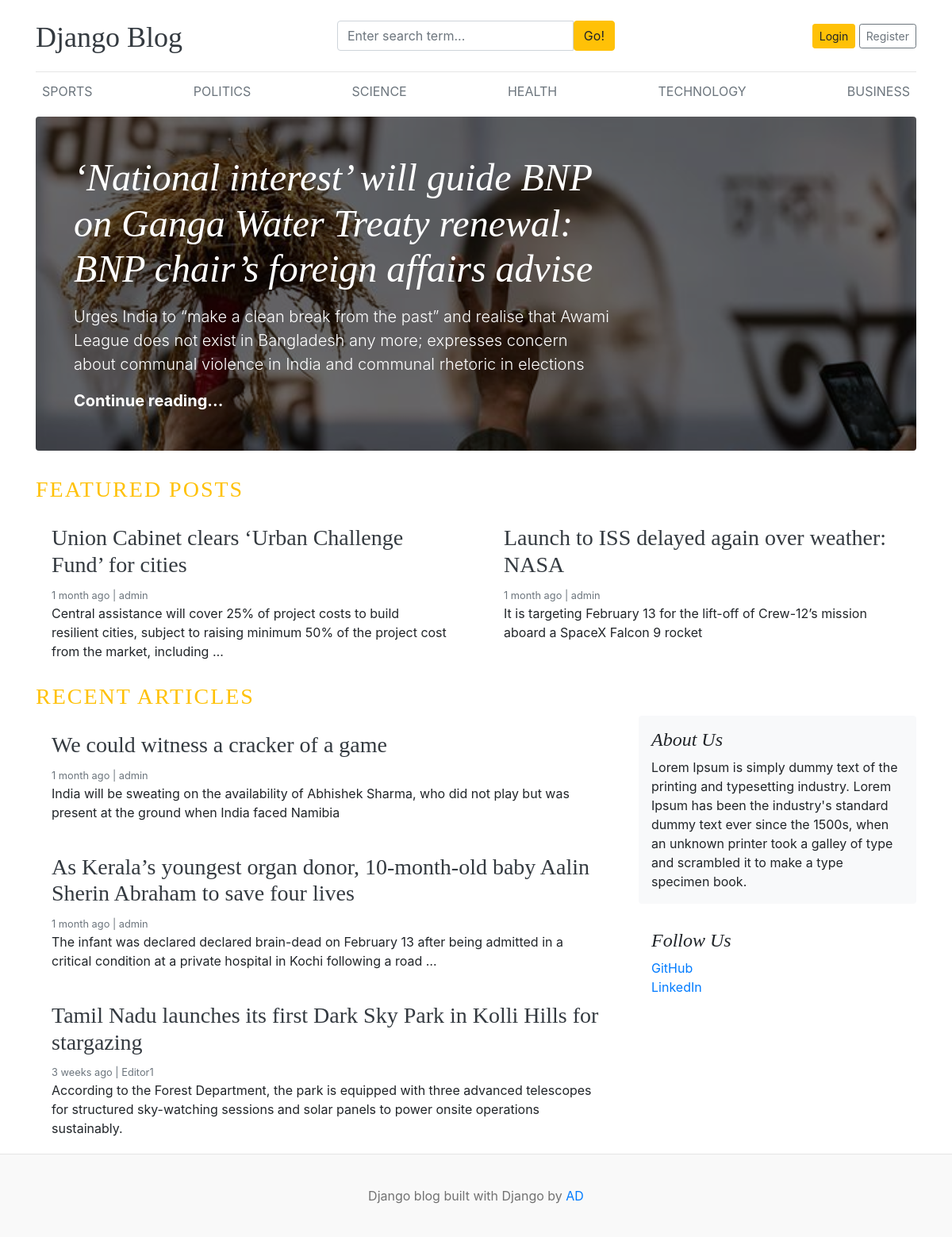
The page / on the database its author committed.
### blogs/models.py (models this page shows, shortened)
class Category(models.Model):
    category_name=models.CharField(max_length=50,unique=True)
    created_at=models.DateTimeField(auto_now_add=True)
    updated_at=models.DateTimeField(auto_now=True)
    class Meta:
        verbose_name_plural='categories'

class Blog(models.Model):
    title=models.CharField(max_length=100)
    slug=models.SlugField(max_length=150,unique=True,blank=True)
    category=models.ForeignKey(Category,on_delete=models.CASCADE)
    author=models.ForeignKey(User,on_delete=models.CASCADE)
    featured_image=models.ImageField(upload_to='uploads/%Y/%m/%d')
    short_description=models.TextField(max_length=500)
    blog_body=models.TextField(max_length=2000)
    status=models.CharField(max_length=20,choices=STATUS_CHOICES,default="Draft")
    is_featured=models.BooleanField(default=False)
    created_at=models.DateTimeField(auto_now_add=True)
    updated_at=models.DateTimeField(auto_now=True)

### assignments/models.py (models this page shows, shortened)
class About(models.Model):
    about_heading=models.CharField(max_length=25)
    about_description=models.TextField(max_length=255)
    created_at=models.DateTimeField(auto_now_add=True)
    updated_at=models.DateTimeField(auto_now=True)
    class Meta:
        verbose_name_plural='About'

class SocialLink(models.Model):
    platform=models.CharField(max_length=25)
    link=models.URLField(max_length=100)
    created_at=models.DateTimeField(auto_now_add=True)
    updated_at=models.DateTimeField(auto_now=True)

### blog/views.py (the view)
# urls.py: 2. Add a URL to urlpatterns:  path('', views.home, name='home')
def home(request):
    featured_posts=Blog.objects.filter(is_featured=True,status='Published').order_by('updated_at')
    posts=Blog.objects.filter(is_featured=False,status='Published')
    try:
        about=About.objects.get()
    except:
        about=None
    context={
        'featured_posts':featured_posts,
        'posts':posts,
        'about':about
    }
    return render(request,'home.html',context)

### blogs/context_processors.py (called while the page is built)
def get_categories(request):
    categories=Category.objects.all()
    return dict(categories=categories)

def get_social_links(request):
    social_links=SocialLink.objects.all()
    return dict(social_links=social_links)

### templates/home.html
{% extends 'base.html' %}
   {% block content %}
{% for post in featured_posts %}
  {% if forloop.first  %}
<div class="jumbotron p-3 p-md-5 text-white rounded bg-dark" style="background-image: url({{post.featured_image.url}});background-blend-mode: overlay;background-size:cover;">
    <div class="col-md-8 px-0">
      <h1 class="display-4 font-italic">{{post.title}}</h1>
      <p class="lead my-3">{{post.short_description }}</p>
      <p class="lead mb-0"><a href={% url 'blogs' post.slug %} class="text-white font-weight-bold">Continue reading...</a></p>
    </div>
  </div>
  {% endif %}
{% endfor %}
  <h3 class =" text-uppercase text-warning" style="letter-spacing: 2px;">Featured Posts</h3>
  <div class="row mb-2">
    {% for post in featured_posts %}
     {% if not forloop.first %}
    <div class="col-md-6">
      <div class="card border-0" >
        <div class="card-body">
          <h3><a href ="{% url 'blogs' post.slug %}" class="text-dark">{{post.title}}</a></h3>
          <small class="mb-1 text-muted">{{post.created_at | timesince}} ago | {{post.author}}</small>
          <p class="card-text">{{post.short_description | truncatewords:25 }}</p>
        </div>
      </div>
    </div>
     {% endif %}
    {% endfor %}
  </div>
   <h3 class =" text-uppercase text-warning" style="letter-spacing: 2px;">Recent Articles</h3>
  <main role="main" class="container p-0">
    <div class="row">
      <div class="col-md-8 blog-main">
        {% for post in posts %}
       <div class="card border-0" >
        <div class="card-body">
          <h3><a href ="{% url 'blogs' post.slug %}" class="text-dark">{{post.title}}</a></h3>
          <small class="mb-1 text-muted">{{post.created_at | timesince}} ago | {{post.author}}</small>
          <p class="card-text">{{post.short_description | truncatewords:25 }}</p>
        </div>
      </div>
        {% endfor %}
      </div>
      <aside class="col-md-4 blog-sidebar">
        <div class="p-3 mb-3 bg-light rounded">
          <h4 class="font-italic">{{about.about_heading}}</h4>
          <p class="mb-0">{{about.about_description}}</p>
        </div>
        {% if social_links %}
        <div class="p-3">
          <h4 class="font-italic">Follow Us</h4>
          <ol class="list-unstyled">
            {% for i in social_links%}
            <li><a href="{{ i.link }}" target="_blank">{{ i.platform }}</a></li>
            {% endfor %}
          </ol>
        </div>
        {% endif %}
      </aside>
    </div>
  </main>
</div>
{% endblock %}

### templates/base.html (shortened to what this page needs)
{% load static %}
<!DOCTYPE html>
<html lang="en">
<head>
    <link href="https://getbootstrap.com/docs/4.0/dist/css/bootstrap.min.css" rel="stylesheet">
    <link href="{% static 'css/blog.css' %}" rel="stylesheet">
    <link rel="stylesheet" href="https://cdnjs.cloudflare.com/ajax/libs/font-awesome/4.7.0/css/font-awesome.min.css">
  </head>
<body>
    <div class="container">
      <header class="blog-header py-3">
        <div class="row flex-nowrap justify-content-between align-items-center">
          <div class="col-4 pt-1">
            <a class="blog-header-logo text-dark" href="/">Django Blog</a>
          </div>
          <div class="col-4 ">
          <form action="{% url 'search' %}" method="GET" >
            <div class="input-group">
                        <input class="form-control" type="text" name="keyword" value="{{ keyword }}" placeholder="Enter search term..." aria-label="Enter search term..." aria-describedby="button-search" />
                        <button type="submit" class="btn btn-warning" id="button-search" type="button">Go!</button>
                    </div>
          </form>
          </div>
          <div class="col-4 d-flex justify-content-end align-items-center">
            {% if not user.is_authenticated  %}
            <a class="btn btn-sm btn-warning" href="{% url 'login' %}">Login</a> &nbsp;
            <a class="btn btn-sm btn-outline-secondary" href="{% url 'register' %}">Register</a>
            {% else %}
            <span><a href='{% url 'dashboard' %}'>Dashboard</a></span>
            &emsp;
            <span><a href="{% url 'logout' %}">Logout</a></span>
            {% endif %}
          </div>
        </div>
      </header>
      <div class="nav-scroller py-1 mb-2">
        <nav class="nav d-flex justify-content-between">
          {% for cat in categories %}
          <a class="p-2 text-muted" href="{% url 'posts_by_category' cat.id %}">{{cat.category_name}}</a>
          {% endfor %}
        </nav>
      </div>
{% block content %}
{% endblock %}
 <footer class="blog-footer">
  <p>Django blog built with Django by <a href="#">AD</a></p>
</footer>
</body>
</html>

### blog/static/css/blog.css (style rules this page uses)
.blog-header { border-bottom: 1px solid #e5e5e5; }
.blog-header-logo { font-family: "Playfair Display", Georgia, "Times New Roman", serif; font-size: 2.25rem; }
h1, h2, h3, h4, h5, h6 { font-family: "Playfair Display", Georgia, "Times New Roman", serif; }
.display-4 { font-size: 2.5rem; }
@media (min-width: 768px) { .display-4 { font-size: 3rem; } }
.blog-footer { padding: 2.5rem 0; color: #727272; text-align: center; background-color: #f9f9f9; border-top: .05rem solid #e5e5e5; }
.blog-footer p:last-child { margin-bottom: 0; }

### rows shown on the page
Category: category_name "SPORTS"
Category: category_name "POLITICS"
Category: category_name "SCIENCE"
Category: category_name "HEALTH"
Category: category_name "TECHNOLOGY"
Category: category_name "BUSINESS"
Blog: featured_image (picture), title "‘National interest’ will guide BNP on Ganga Water Treaty renewal: BNP chair’s foreign affairs advise", short_description "Urges India to “make a clean break from the past” and realise that Awami League does not exist in Bangladesh any more; expresses concern about communal violence in India and communal rhetoric in elections"
Blog: title "Union Cabinet clears ‘Urban Challenge Fund’ for cities", created_at "1 month", author "admin", short_description "Central assistance will cover 25% of project costs to build resilient cities, subject to raising minimum 50% of the project cost from the market, including …"
Blog: title "Launch to ISS delayed again over weather: NASA", created_at "1 month", author "admin", short_description "It is targeting February 13 for the lift-off of Crew-12’s mission aboard a SpaceX Falcon 9 rocket"
Blog: title "We could witness a cracker of a game", created_at "1 month", author "admin", short_description "India will be sweating on the availability of Abhishek Sharma, who did not play but was present at the ground when India faced Namibia"
Blog: title "As Kerala’s youngest organ donor, 10-month-old baby Aalin Sherin Abraham to save four lives", created_at "1 month", author "admin", short_description "The infant was declared declared brain-dead on February 13 after being admitted in a critical condition at a private hospital in Kochi following a road …"
Blog: title "Tamil Nadu launches its first Dark Sky Park in Kolli Hills for stargazing", created_at "3 weeks", author "Editor1", short_description "According to the Forest Department, the park is equipped with three advanced telescopes for structured sky-watching sessions and solar panels to power onsite operations sustainably."
About: about_heading "About Us", about_description "Lorem Ipsum is simply dummy text of the printing and typesetting industry. Lorem Ipsum has been the industry's standard dummy text ever since the 1500s, when an unknown printer took a galley of type and scrambled it to make a type specimen book."
SocialLink: platform "GitHub"
SocialLink: platform "LinkedIn"
